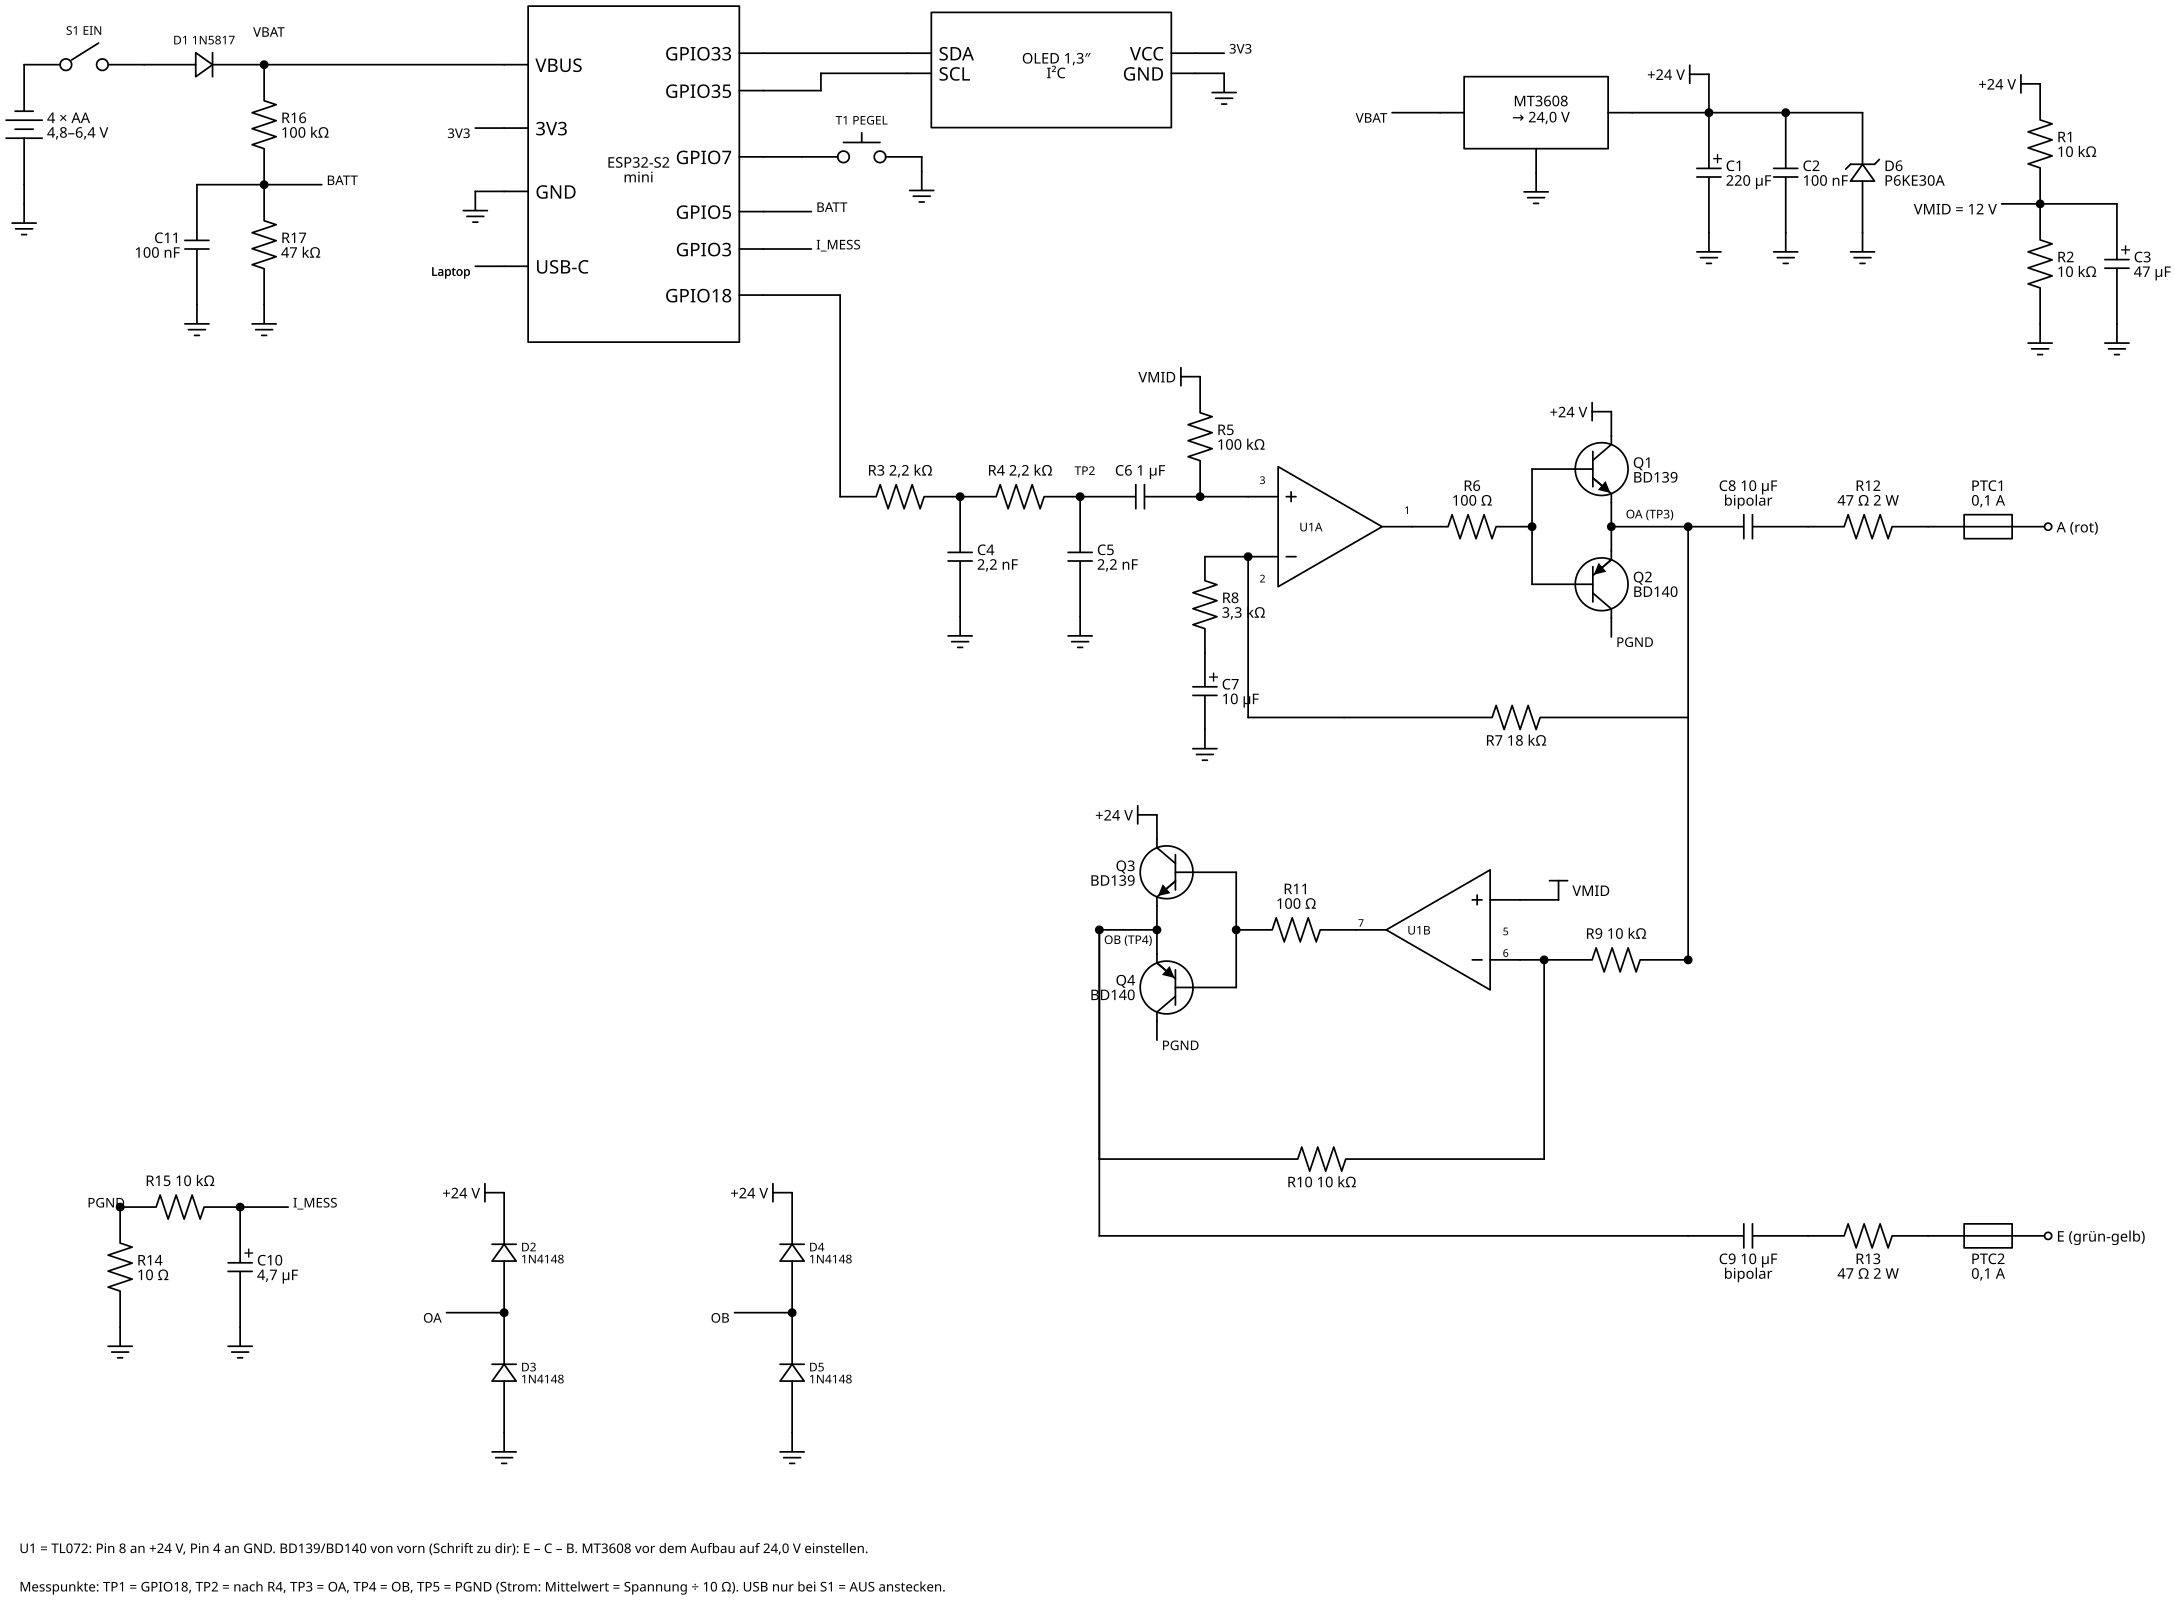

Reproduce this figure in Python.
#!/usr/bin/env python3
"""Schaltplan Sender-Steckbrett (Phase 3, Variante "Einfach") mit schemdraw -> sender_steckbrett.svg
Aufruf: python3 sender_steckbrett.py   (pip install schemdraw)
Bauteilnummern wie in docs/machbarkeitstest.md, Abschnitt 5.1."""
import schemdraw
import schemdraw.elements as elm

schemdraw.use('svg')
OUT = __file__.replace('.py', '.svg')


def net(d, xy, text, direction='right', length=0.8, fontsize=10):
    """Kurze Leitung mit Netzname am Ende."""
    ln = getattr(elm.Line(), direction)(length).at(xy)
    d += ln
    loc = {'down': 'bottom', 'up': 'top', 'right': 'right', 'left': 'left'}[direction]
    d += elm.Label().at(ln.end).label(text, loc=loc, fontsize=fontsize)
    return ln.end


def pin_no(d, xy, txt, dx=0.0, dy=0.25):
    d += elm.Label().at((xy[0] + dx, xy[1] + dy)).label(txt, fontsize=8)


with schemdraw.Drawing(file=OUT, show=False, transparent=True) as d:
    d.config(unit=2.5, fontsize=11, color='currentColor', font='sans-serif', lw=1.3)

    # ================= Batterie, ESP32-S2 mini, OLED, Taste (oben links)
    yb0 = 15.0
    d += elm.Battery().up().at((-8.0, yb0 - 2.5)).label('4 × AA\n4,8–6,4 V', loc='bottom')
    d += elm.Line().down(0.4).at((-8.0, yb0 - 2.5))
    d += elm.Ground()
    d += elm.Switch().right().at((-8.0, yb0)).label('S1 EIN', loc='top', fontsize=9)
    d += elm.Diode().right().label('D1 1N5817', loc='top', fontsize=9)
    d += elm.Dot()
    vbat = d.here
    d += elm.Label().at((vbat[0], vbat[1] + 0.4)).label('VBAT', loc='top', fontsize=10)
    # Batteriemessung: Teiler 100k / 47k
    d += elm.Resistor().down().at(vbat).label('R16\n100 kΩ', loc='bottom')
    d += elm.Dot()
    bt = d.here
    d += elm.Resistor().down().label('R17\n47 kΩ', loc='bottom')
    d += elm.Ground()
    d += elm.Line().left(1.4).at(bt)
    d += elm.Capacitor().down().label('C11\n100 nF', loc='top')
    d += elm.Ground()
    net(d, bt, 'BATT', direction='right', length=1.2)

    s2 = d.add(elm.Ic(pins=[elm.IcPin(name='VBUS', side='left', pos=0.88, anchorname='vbus'),
                            elm.IcPin(name='3V3', side='left', pos=0.66, anchorname='v33'),
                            elm.IcPin(name='GND', side='left', pos=0.44, anchorname='gnd'),
                            elm.IcPin(name='USB-C', side='left', pos=0.18, anchorname='usb'),
                            elm.IcPin(name='GPIO33', side='right', pos=0.92, anchorname='g33'),
                            elm.IcPin(name='GPIO35', side='right', pos=0.79, anchorname='g35'),
                            elm.IcPin(name='GPIO7', side='right', pos=0.56, anchorname='g7'),
                            elm.IcPin(name='GPIO5', side='right', pos=0.37, anchorname='g5'),
                            elm.IcPin(name='GPIO3', side='right', pos=0.24, anchorname='g3'),
                            elm.IcPin(name='GPIO18', side='right', pos=0.08, anchorname='dac')],
                      size=(4.4, 7.0), label='ESP32-S2\nmini').anchor('vbus').at((vbat[0] + 5.0, vbat[1])))
    d += elm.Line().at(vbat).to(s2.vbus)
    d += elm.Line().left(0.6).at(s2.gnd)
    d += elm.Ground()
    d += elm.Line().left(0.6).at(s2.usb)
    d += elm.Label().at(d.here).label('Laptop', loc='left', fontsize=9)
    # OLED
    ol = d.add(elm.Ic(pins=[
        elm.IcPin(name='SDA', side='left', pos=0.75, anchorname='sda'),
        elm.IcPin(name='SCL', side='left', pos=0.45, anchorname='scl'),
        elm.IcPin(name='VCC', side='right', pos=0.75, anchorname='vcc'),
        elm.IcPin(name='GND', side='right', pos=0.45, anchorname='gnd')],
        size=(5.0, 2.4), label='OLED 1,3″\nI²C').right().anchor('sda').at((s2.g33[0] + 3.0, s2.g33[1])))
    d += elm.Line().at(s2.g33).to(ol.sda)
    d += elm.Line().right(1.2).at(s2.g35)
    d += elm.Line().to((s2.g35[0] + 1.2, ol.scl[1]))
    d += elm.Line().to(ol.scl)
    net(d, ol.vcc, '3V3', length=0.6)
    d += elm.Line().right(0.6).at(ol.gnd)
    d += elm.Ground()
    net(d, s2.v33, '3V3', direction='left', length=0.6)
    d += elm.Line().right(0.8).at(s2.g7)
    d += elm.Button().right().label('T1 PEGEL', loc='top', fontsize=9)
    d += elm.Line().down(0.3)
    d += elm.Ground()
    net(d, s2.g5, 'BATT', length=1.0)
    net(d, s2.g3, 'I_MESS', length=1.0)

    # ================= Hochsetzsteller und 24-V-Schiene (oben Mitte)
    xm = 21.5
    ym = 14.0
    mt = d.add(elm.Ic(pins=[elm.IcPin(side='left', anchorname='inp'),
                            elm.IcPin(side='right', anchorname='outp'),
                            elm.IcPin(side='bot', anchorname='gnd')],
                      size=(3.0, 1.5), label='MT3608\n→ 24,0 V').anchor('inp').at((xm, ym)))
    d += elm.Ground().at(mt.gnd)
    net(d, mt.inp, 'VBAT', direction='left', length=1.0)
    y24 = mt.outp[1]
    x24 = mt.outp[0] + 1.6
    d += elm.Line().right().at(mt.outp).to((x24, y24))
    d += elm.Dot()
    d += elm.Line().up(0.8).at((x24, y24))
    d += elm.Vdd().up().label('+24 V')
    d += elm.Capacitor(polar=True).down().at((x24, y24)).label('C1\n220 µF', loc='bottom')
    d += elm.Ground()
    d += elm.Line().right(1.6).at((x24, y24))
    d += elm.Dot()
    d += elm.Capacitor().down().label('C2\n100 nF', loc='bottom')
    d += elm.Ground()
    d += elm.Line().right(1.6).at((x24 + 1.6, y24))
    d += elm.Zener().down().reverse().label('D6\nP6KE30A', loc='bottom')
    d += elm.Ground()

    # ================= Mittenspannung VMID (oben rechts)
    xb = 34.0
    d += elm.Vdd().up().at((xb, 14.6)).label('+24 V')
    d += elm.Resistor().down().at((xb, 14.6)).label('R1\n10 kΩ', loc='bottom')
    d += elm.Dot()
    vm = d.here
    d += elm.Resistor().down().label('R2\n10 kΩ', loc='bottom')
    d += elm.Ground()
    d += elm.Line().right().at(vm).to((xb + 1.6, vm[1]))
    d += elm.Capacitor(polar=True).down().label('C3\n47 µF', loc='bottom')
    d += elm.Ground()
    d += elm.Line().left().at(vm).to((xb - 0.8, vm[1]))
    d += elm.Label().label('VMID = 12 V', loc='left')

    # ================= Tiefpass, Kanal A (Zeile y = 6)
    y = 6.0
    xd = s2.dac[0] + 1.6
    d += elm.Line().right().at(s2.dac).to((xd, s2.dac[1]))
    d += elm.Line().down().to((xd, y))
    d += elm.Resistor().right().label('R3 2,2 kΩ')
    d += elm.Dot()
    f1 = d.here
    d += elm.Capacitor().down().at(f1).label('C4\n2,2 nF', loc='bottom')
    d += elm.Ground()
    d += elm.Resistor().right().at(f1).label('R4 2,2 kΩ')
    d += elm.Dot()
    f2 = d.here
    d += elm.Label().at((f2[0], f2[1] + 0.45)).label('TP2', fontsize=9)
    d += elm.Capacitor().down().at(f2).label('C5\n2,2 nF', loc='bottom')
    d += elm.Ground()
    d += elm.Capacitor().right().at(f2).label('C6 1 µF')
    d += elm.Dot()
    ina = d.here
    d += elm.Resistor().up().at(ina).label('R5\n100 kΩ', loc='bottom')
    d += elm.Vdd().up().label('VMID')
    d += elm.Line().right().at(ina).to((ina[0] + 1.0, ina[1]))
    ua = d.add(elm.Opamp(leads=True).right().flip().anchor('in2').label('U1A', loc='center', ofst=(-0.4, 0), fontsize=9))
    pin_no(d, ua.in2, '3', dx=0.2)
    pin_no(d, ua.in1, '2', dx=0.2, dy=-0.55)
    pin_no(d, ua.out, '1', dx=-0.2)
    d += elm.Resistor().right().at(ua.out).label('R6\n100 Ω')
    d += elm.Dot()
    b1 = d.here
    q1 = d.add(elm.BjtNpn(circle=True).right().anchor('base').at((b1[0] + 0.9, b1[1] + 1.2)).label('Q1\nBD139', loc='right'))
    q2 = d.add(elm.BjtPnp(circle=True).right().anchor('base').at((b1[0] + 0.9, b1[1] - 1.2)).label('Q2\nBD140', loc='right'))
    d += elm.Line().at(b1).to((b1[0], q1.base[1]))
    d += elm.Line().to(q1.base)
    d += elm.Line().at(b1).to((b1[0], q2.base[1]))
    d += elm.Line().to(q2.base)
    d += elm.Line().up(0.5).at(q1.collector)
    d += elm.Vdd().up().label('+24 V')
    net(d, q2.collector, 'PGND', direction='down', length=0.4, fontsize=10)
    d += elm.Line().at(q1.emitter).to((q1.emitter[0], b1[1]))
    d += elm.Dot()
    oa = d.here
    d += elm.Line().at(q2.emitter).to((q2.emitter[0], b1[1]))
    d += elm.Line().right().at(oa).to((oa[0] + 1.6, oa[1])).label('OA (TP3)', loc='top', fontsize=9)
    d += elm.Dot()
    oa2 = d.here
    d += elm.Capacitor().right().label('C8 10 µF\nbipolar')
    d += elm.Resistor().right().label('R12\n47 Ω 2 W')
    d += elm.Fuse().right().label('PTC1\n0,1 A')
    d += elm.Dot(open=True).label('A (rot)', loc='right')

    # Gegenkopplung A: OA -> R7 -> Pin 2 ; Pin 2 -> R8 -> C7 -> GND
    yfb = 1.4
    d += elm.Line().down().at(oa2).to((oa2[0], yfb))
    d += elm.Resistor().left().to((ua.in1[0] + 2.0, yfb)).label('R7 18 kΩ', loc='bottom')
    d += elm.Line().left().to((ua.in1[0], yfb))
    d += elm.Line().up().to(ua.in1)
    d += elm.Dot().at(ua.in1)
    d += elm.Line().left().at(ua.in1).to((ua.in1[0] - 0.9, ua.in1[1]))
    d += elm.Resistor().down(2.0).label('R8\n3,3 kΩ', loc='bottom')
    d += elm.Capacitor(polar=True).down(1.6).label('C7\n10 µF', loc='bottom')
    d += elm.Ground()

    # ================= Kanal B (invertierend, Verstärkung -1), Zeile y = -2
    yb = -4.2
    d += elm.Line().down().at((oa2[0], yfb)).to((oa2[0], yb + 0.55))
    d += elm.Dot()
    d += elm.Resistor().left().to((oa2[0] - 3.0, yb + 0.55)).label('R9 10 kΩ', loc='top')
    d += elm.Dot()
    n6 = d.here
    ub = d.add(elm.Opamp(leads=True).left().anchor('in1').at((n6[0] - 0.5, n6[1])).label('U1B', loc='center', ofst=(0.4, 0), fontsize=9))
    d += elm.Line().at(n6).to(ub.in1)
    pin_no(d, ub.in1, '6', dx=-0.2)
    pin_no(d, ub.in2, '5', dx=-0.2, dy=-0.55)
    pin_no(d, ub.out, '7', dx=0.2)
    d += elm.Line().right().at(ub.in2).to((n6[0] + 0.3, ub.in2[1]))
    d += elm.Vdd().right().label('VMID', loc='right')
    d += elm.Resistor().left().at(ub.out).label('R11\n100 Ω')
    d += elm.Dot()
    b2 = d.here
    q3 = d.add(elm.BjtNpn(circle=True).left().flip().anchor('base').at((b2[0] - 0.9, b2[1] + 1.2)).label('Q3\nBD139', loc='left'))
    q4 = d.add(elm.BjtPnp(circle=True).left().flip().anchor('base').at((b2[0] - 0.9, b2[1] - 1.2)).label('Q4\nBD140', loc='left'))
    d += elm.Line().at(b2).to((b2[0], q3.base[1]))
    d += elm.Line().to(q3.base)
    d += elm.Line().at(b2).to((b2[0], q4.base[1]))
    d += elm.Line().to(q4.base)
    d += elm.Line().up(0.5).at(q3.collector)
    d += elm.Vdd().up().label('+24 V')
    net(d, q4.collector, 'PGND', direction='down', length=0.4, fontsize=10)
    d += elm.Line().at(q3.emitter).to((q3.emitter[0], b2[1]))
    d += elm.Dot()
    ob = d.here
    d += elm.Line().at(q4.emitter).to((q4.emitter[0], b2[1]))
    d += elm.Line().left().at(ob).to((ob[0] - 1.2, ob[1])).label('OB (TP4)', loc='bottom', fontsize=9)
    d += elm.Dot()
    ob2 = d.here
    # R10: OB -> Pin 6 (unten herum)
    yr10 = yb - 3.6
    d += elm.Line().down().at(ob2).to((ob2[0], yr10))
    d += elm.Resistor().right().to((n6[0], yr10)).label('R10 10 kΩ', loc='bottom')
    d += elm.Line().up().to(n6)
    # Ausgang E
    d += elm.Line().down().at(ob2).to((ob2[0], yr10 - 1.6))
    d += elm.Line().right().to((oa2[0] + 0.0, yr10 - 1.6))
    d += elm.Capacitor().right().label('C9 10 µF\nbipolar', loc='bottom')
    d += elm.Resistor().right().label('R13\n47 Ω 2 W', loc='bottom')
    d += elm.Fuse().right().label('PTC2\n0,1 A', loc='bottom')
    d += elm.Dot(open=True).label('E (grün-gelb)', loc='right')

    # ================= Strommessung (unten links)
    xs = -6.0
    ysm = yr10 - 1.0
    d += elm.Label().at((xs, ysm)).label('PGND', loc='left', fontsize=10)
    d += elm.Dot().at((xs, ysm))
    d += elm.Resistor().down().at((xs, ysm)).label('R14\n10 Ω', loc='bottom')
    d += elm.Ground()
    d += elm.Resistor().right().at((xs, ysm)).label('R15 10 kΩ')
    d += elm.Dot()
    im = d.here
    d += elm.Capacitor(polar=True).down().at(im).label('C10\n4,7 µF', loc='bottom')
    d += elm.Ground()
    net(d, im, 'I_MESS', length=1.0)

    # ================= Schutzdioden an OA und OB (unten Mitte)
    xp = 2.0
    for i, (nd, da, db) in enumerate((('OA', 'D2', 'D3'), ('OB', 'D4', 'D5'))):
        x0 = xp + i * 6.0
        d += elm.Vdd().up().at((x0, ysm + 0.3)).label('+24 V')
        d += elm.Diode().down().at((x0, ysm + 0.3)).reverse().label(da + '\n1N4148', loc='bottom', fontsize=9)
        d += elm.Dot()
        k = d.here
        d += elm.Diode().down().reverse().label(db + '\n1N4148', loc='bottom', fontsize=9)
        d += elm.Ground()
        net(d, k, nd, direction='left', length=1.2)

    d += elm.Label().at((-8.0, ysm - 7.0)).label(
        'U1 = TL072: Pin 8 an +24 V, Pin 4 an GND.  BD139/BD140 von vorn (Schrift zu dir): E – C – B.  '
        'MT3608 vor dem Aufbau auf 24,0 V einstellen.',
        loc='right', fontsize=10)
    d += elm.Label().at((-8.0, ysm - 7.8)).label(
        'Messpunkte: TP1 = GPIO18, TP2 = nach R4, TP3 = OA, TP4 = OB, TP5 = PGND (Strom: Mittelwert = Spannung ÷ 10 Ω).  '
        'USB nur bei S1 = AUS anstecken.',
        loc='right', fontsize=10)
print('geschrieben:', OUT)
